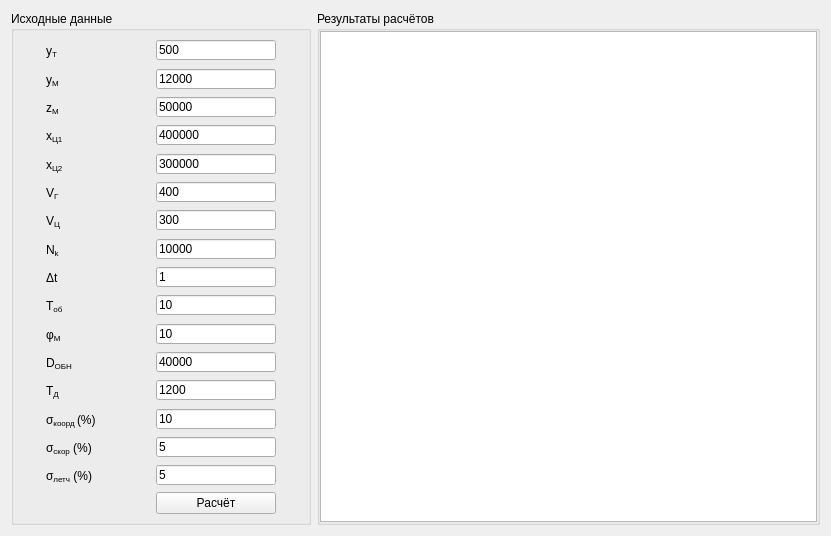
<?xml version="1.0" encoding="UTF-8"?>
<ui version="4.0">
 <class>MainWindow</class>
 <widget class="QMainWindow" name="MainWindow">
  <property name="geometry">
   <rect>
    <x>0</x>
    <y>0</y>
    <width>831</width>
    <height>534</height>
   </rect>
  </property>
  <property name="windowTitle">
   <string>ЗВН УДН</string>
  </property>
  <widget class="QWidget" name="centralWidget">
   <layout class="QHBoxLayout" name="horizontalLayout">
    <item>
     <layout class="QVBoxLayout" name="verticalLayout_2">
      <property name="spacing">
       <number>0</number>
      </property>
      <item>
       <widget class="QGroupBox" name="groupBox">
        <property name="minimumSize">
         <size>
          <width>200</width>
          <height>514</height>
         </size>
        </property>
        <property name="maximumSize">
         <size>
          <width>300</width>
          <height>999</height>
         </size>
        </property>
        <property name="styleSheet">
         <string notr="true">font: 25 italic 12pt &quot;Roboto Lt&quot;;</string>
        </property>
        <property name="title">
         <string>Исходные данные</string>
        </property>
        <property name="flat">
         <bool>false</bool>
        </property>
        <property name="checkable">
         <bool>false</bool>
        </property>
        <layout class="QVBoxLayout" name="verticalLayout">
         <property name="spacing">
          <number>6</number>
         </property>
         <property name="leftMargin">
          <number>0</number>
         </property>
         <property name="topMargin">
          <number>0</number>
         </property>
         <property name="rightMargin">
          <number>0</number>
         </property>
         <property name="bottomMargin">
          <number>0</number>
         </property>
         <item>
          <layout class="QGridLayout" name="gridLayout" rowstretch="0,0,0,0,0,0,0,0,0,0,0,0,0,0,0,0,0">
           <property name="leftMargin">
            <number>8</number>
           </property>
           <property name="topMargin">
            <number>8</number>
           </property>
           <property name="rightMargin">
            <number>8</number>
           </property>
           <property name="bottomMargin">
            <number>8</number>
           </property>
           <property name="spacing">
            <number>6</number>
           </property>
           <item row="11" column="1">
            <widget class="QLineEdit" name="lineEdit_D_OBN">
             <property name="minimumSize">
              <size>
               <width>120</width>
               <height>20</height>
              </size>
             </property>
             <property name="maximumSize">
              <size>
               <width>120</width>
               <height>20</height>
              </size>
             </property>
             <property name="text">
              <string>40000</string>
             </property>
            </widget>
           </item>
           <item row="6" column="0">
            <widget class="QLabel" name="label_23">
             <property name="minimumSize">
              <size>
               <width>60</width>
               <height>24</height>
              </size>
             </property>
             <property name="maximumSize">
              <size>
               <width>80</width>
               <height>24</height>
              </size>
             </property>
             <property name="styleSheet">
              <string notr="true">font: 25 italic 14pt &quot;Roboto Lt&quot;;</string>
             </property>
             <property name="text">
              <string>&lt;html&gt;&lt;head/&gt;&lt;body&gt;&lt;p&gt;V&lt;span style=&quot; vertical-align:sub;&quot;&gt;Ц&lt;/span&gt;&lt;/p&gt;&lt;/body&gt;&lt;/html&gt;</string>
             </property>
            </widget>
           </item>
           <item row="3" column="1">
            <widget class="QLineEdit" name="lineEdit_x_C1">
             <property name="minimumSize">
              <size>
               <width>120</width>
               <height>20</height>
              </size>
             </property>
             <property name="maximumSize">
              <size>
               <width>120</width>
               <height>20</height>
              </size>
             </property>
             <property name="text">
              <string>400000</string>
             </property>
            </widget>
           </item>
           <item row="4" column="1">
            <widget class="QLineEdit" name="lineEdit_x_C2">
             <property name="minimumSize">
              <size>
               <width>120</width>
               <height>20</height>
              </size>
             </property>
             <property name="maximumSize">
              <size>
               <width>120</width>
               <height>20</height>
              </size>
             </property>
             <property name="text">
              <string>300000</string>
             </property>
            </widget>
           </item>
           <item row="13" column="0">
            <widget class="QLabel" name="label_34">
             <property name="minimumSize">
              <size>
               <width>60</width>
               <height>24</height>
              </size>
             </property>
             <property name="maximumSize">
              <size>
               <width>80</width>
               <height>24</height>
              </size>
             </property>
             <property name="styleSheet">
              <string notr="true">font: 25 italic 14pt &quot;Roboto Lt&quot;;</string>
             </property>
             <property name="text">
              <string>&lt;html&gt;&lt;head/&gt;&lt;body&gt;&lt;p&gt;σ&lt;span style=&quot; vertical-align:sub;&quot;&gt;коорд &lt;/span&gt;(%)&lt;/p&gt;&lt;/body&gt;&lt;/html&gt;</string>
             </property>
            </widget>
           </item>
           <item row="7" column="0">
            <widget class="QLabel" name="label_26">
             <property name="minimumSize">
              <size>
               <width>60</width>
               <height>24</height>
              </size>
             </property>
             <property name="maximumSize">
              <size>
               <width>80</width>
               <height>24</height>
              </size>
             </property>
             <property name="styleSheet">
              <string notr="true">font: 25 italic 14pt &quot;Roboto Lt&quot;;</string>
             </property>
             <property name="text">
              <string>&lt;html&gt;&lt;head/&gt;&lt;body&gt;&lt;p&gt;N&lt;span style=&quot; vertical-align:sub;&quot;&gt;k&lt;/span&gt;&lt;/p&gt;&lt;/body&gt;&lt;/html&gt;</string>
             </property>
            </widget>
           </item>
           <item row="8" column="0">
            <widget class="QLabel" name="label_27">
             <property name="minimumSize">
              <size>
               <width>60</width>
               <height>24</height>
              </size>
             </property>
             <property name="maximumSize">
              <size>
               <width>80</width>
               <height>24</height>
              </size>
             </property>
             <property name="styleSheet">
              <string notr="true">font: 25 italic 14pt &quot;Roboto Lt&quot;;</string>
             </property>
             <property name="text">
              <string>&lt;html&gt;&lt;head/&gt;&lt;body&gt;&lt;p&gt;Δt&lt;/p&gt;&lt;/body&gt;&lt;/html&gt;</string>
             </property>
            </widget>
           </item>
           <item row="7" column="1">
            <widget class="QLineEdit" name="lineEdit_N_k">
             <property name="minimumSize">
              <size>
               <width>120</width>
               <height>20</height>
              </size>
             </property>
             <property name="maximumSize">
              <size>
               <width>120</width>
               <height>20</height>
              </size>
             </property>
             <property name="text">
              <string>10000</string>
             </property>
            </widget>
           </item>
           <item row="10" column="0">
            <widget class="QLabel" name="label_29">
             <property name="minimumSize">
              <size>
               <width>60</width>
               <height>24</height>
              </size>
             </property>
             <property name="maximumSize">
              <size>
               <width>80</width>
               <height>24</height>
              </size>
             </property>
             <property name="styleSheet">
              <string notr="true">font: 25 italic 14pt &quot;Roboto Lt&quot;;</string>
             </property>
             <property name="text">
              <string>&lt;html&gt;&lt;head/&gt;&lt;body&gt;&lt;p&gt;φ&lt;span style=&quot; vertical-align:sub;&quot;&gt;М&lt;/span&gt;&lt;/p&gt;&lt;/body&gt;&lt;/html&gt;</string>
             </property>
            </widget>
           </item>
           <item row="9" column="1">
            <widget class="QLineEdit" name="lineEdit_T_ob">
             <property name="minimumSize">
              <size>
               <width>120</width>
               <height>20</height>
              </size>
             </property>
             <property name="maximumSize">
              <size>
               <width>120</width>
               <height>20</height>
              </size>
             </property>
             <property name="text">
              <string>10</string>
             </property>
            </widget>
           </item>
           <item row="9" column="0">
            <widget class="QLabel" name="label_28">
             <property name="minimumSize">
              <size>
               <width>60</width>
               <height>24</height>
              </size>
             </property>
             <property name="maximumSize">
              <size>
               <width>80</width>
               <height>24</height>
              </size>
             </property>
             <property name="styleSheet">
              <string notr="true">font: 25 italic 14pt &quot;Roboto Lt&quot;;</string>
             </property>
             <property name="text">
              <string>&lt;html&gt;&lt;head/&gt;&lt;body&gt;&lt;p&gt;T&lt;span style=&quot; vertical-align:sub;&quot;&gt;об&lt;/span&gt;&lt;/p&gt;&lt;/body&gt;&lt;/html&gt;</string>
             </property>
            </widget>
           </item>
           <item row="11" column="0">
            <widget class="QLabel" name="label_30">
             <property name="minimumSize">
              <size>
               <width>60</width>
               <height>24</height>
              </size>
             </property>
             <property name="maximumSize">
              <size>
               <width>80</width>
               <height>24</height>
              </size>
             </property>
             <property name="styleSheet">
              <string notr="true">font: 25 italic 14pt &quot;Roboto Lt&quot;;</string>
             </property>
             <property name="text">
              <string>&lt;html&gt;&lt;head/&gt;&lt;body&gt;&lt;p&gt;D&lt;span style=&quot; vertical-align:sub;&quot;&gt;ОБН&lt;/span&gt;&lt;/p&gt;&lt;/body&gt;&lt;/html&gt;</string>
             </property>
            </widget>
           </item>
           <item row="8" column="1">
            <widget class="QLineEdit" name="lineEdit_deltaT">
             <property name="minimumSize">
              <size>
               <width>120</width>
               <height>20</height>
              </size>
             </property>
             <property name="maximumSize">
              <size>
               <width>120</width>
               <height>20</height>
              </size>
             </property>
             <property name="text">
              <string>1</string>
             </property>
            </widget>
           </item>
           <item row="12" column="0">
            <widget class="QLabel" name="label_31">
             <property name="minimumSize">
              <size>
               <width>60</width>
               <height>24</height>
              </size>
             </property>
             <property name="maximumSize">
              <size>
               <width>80</width>
               <height>24</height>
              </size>
             </property>
             <property name="styleSheet">
              <string notr="true">font: 25 italic 14pt &quot;Roboto Lt&quot;;</string>
             </property>
             <property name="text">
              <string>&lt;html&gt;&lt;head/&gt;&lt;body&gt;&lt;p&gt;T&lt;span style=&quot; vertical-align:sub;&quot;&gt;Д&lt;/span&gt;&lt;/p&gt;&lt;/body&gt;&lt;/html&gt;</string>
             </property>
            </widget>
           </item>
           <item row="12" column="1">
            <widget class="QLineEdit" name="lineEdit_T_D">
             <property name="minimumSize">
              <size>
               <width>120</width>
               <height>20</height>
              </size>
             </property>
             <property name="maximumSize">
              <size>
               <width>120</width>
               <height>20</height>
              </size>
             </property>
             <property name="text">
              <string>1200</string>
             </property>
            </widget>
           </item>
           <item row="14" column="0">
            <widget class="QLabel" name="label_33">
             <property name="minimumSize">
              <size>
               <width>60</width>
               <height>24</height>
              </size>
             </property>
             <property name="maximumSize">
              <size>
               <width>80</width>
               <height>24</height>
              </size>
             </property>
             <property name="styleSheet">
              <string notr="true">font: 25 italic 14pt &quot;Roboto Lt&quot;;</string>
             </property>
             <property name="text">
              <string>&lt;html&gt;&lt;head/&gt;&lt;body&gt;&lt;p&gt;σ&lt;span style=&quot; vertical-align:sub;&quot;&gt;скор&lt;/span&gt; (%)&lt;/p&gt;&lt;/body&gt;&lt;/html&gt;</string>
             </property>
            </widget>
           </item>
           <item row="5" column="1">
            <widget class="QLineEdit" name="lineEdit_V_G">
             <property name="minimumSize">
              <size>
               <width>120</width>
               <height>20</height>
              </size>
             </property>
             <property name="maximumSize">
              <size>
               <width>120</width>
               <height>20</height>
              </size>
             </property>
             <property name="text">
              <string>400</string>
             </property>
            </widget>
           </item>
           <item row="5" column="0">
            <widget class="QLabel" name="label_25">
             <property name="minimumSize">
              <size>
               <width>60</width>
               <height>24</height>
              </size>
             </property>
             <property name="maximumSize">
              <size>
               <width>80</width>
               <height>24</height>
              </size>
             </property>
             <property name="styleSheet">
              <string notr="true">font: 25 italic 14pt &quot;Roboto Lt&quot;;</string>
             </property>
             <property name="text">
              <string>&lt;html&gt;&lt;head/&gt;&lt;body&gt;&lt;p&gt;V&lt;span style=&quot; vertical-align:sub;&quot;&gt;Г&lt;/span&gt;&lt;/p&gt;&lt;/body&gt;&lt;/html&gt;</string>
             </property>
            </widget>
           </item>
           <item row="6" column="1">
            <widget class="QLineEdit" name="lineEdit_V_C">
             <property name="minimumSize">
              <size>
               <width>120</width>
               <height>20</height>
              </size>
             </property>
             <property name="maximumSize">
              <size>
               <width>120</width>
               <height>20</height>
              </size>
             </property>
             <property name="text">
              <string>300</string>
             </property>
            </widget>
           </item>
           <item row="3" column="0">
            <widget class="QLabel" name="label_7">
             <property name="minimumSize">
              <size>
               <width>60</width>
               <height>24</height>
              </size>
             </property>
             <property name="maximumSize">
              <size>
               <width>80</width>
               <height>24</height>
              </size>
             </property>
             <property name="styleSheet">
              <string notr="true">font: 25 italic 14pt &quot;Roboto Lt&quot;;</string>
             </property>
             <property name="text">
              <string>&lt;html&gt;&lt;head/&gt;&lt;body&gt;&lt;p&gt;x&lt;span style=&quot; vertical-align:sub;&quot;&gt;Ц1&lt;/span&gt;&lt;/p&gt;&lt;/body&gt;&lt;/html&gt;</string>
             </property>
            </widget>
           </item>
           <item row="10" column="1">
            <widget class="QLineEdit" name="lineEdit_phi_M">
             <property name="minimumSize">
              <size>
               <width>120</width>
               <height>20</height>
              </size>
             </property>
             <property name="maximumSize">
              <size>
               <width>120</width>
               <height>20</height>
              </size>
             </property>
             <property name="text">
              <string>10</string>
             </property>
            </widget>
           </item>
           <item row="0" column="0">
            <widget class="QLabel" name="label_3">
             <property name="minimumSize">
              <size>
               <width>60</width>
               <height>24</height>
              </size>
             </property>
             <property name="maximumSize">
              <size>
               <width>80</width>
               <height>24</height>
              </size>
             </property>
             <property name="styleSheet">
              <string notr="true">font: 25 italic 14pt &quot;Roboto Lt&quot;;</string>
             </property>
             <property name="text">
              <string>&lt;html&gt;&lt;head/&gt;&lt;body&gt;&lt;p&gt;y&lt;span style=&quot; vertical-align:sub;&quot;&gt;Т&lt;/span&gt;&lt;/p&gt;&lt;/body&gt;&lt;/html&gt;</string>
             </property>
            </widget>
           </item>
           <item row="1" column="0">
            <widget class="QLabel" name="label_5">
             <property name="minimumSize">
              <size>
               <width>60</width>
               <height>24</height>
              </size>
             </property>
             <property name="maximumSize">
              <size>
               <width>80</width>
               <height>24</height>
              </size>
             </property>
             <property name="styleSheet">
              <string notr="true">font: 25 italic 14pt &quot;Roboto Lt&quot;;</string>
             </property>
             <property name="text">
              <string>&lt;html&gt;&lt;head/&gt;&lt;body&gt;&lt;p&gt;y&lt;span style=&quot; vertical-align:sub;&quot;&gt;М&lt;/span&gt;&lt;/p&gt;&lt;/body&gt;&lt;/html&gt;</string>
             </property>
            </widget>
           </item>
           <item row="2" column="0">
            <widget class="QLabel" name="label_6">
             <property name="minimumSize">
              <size>
               <width>60</width>
               <height>24</height>
              </size>
             </property>
             <property name="maximumSize">
              <size>
               <width>80</width>
               <height>24</height>
              </size>
             </property>
             <property name="styleSheet">
              <string notr="true">font: 25 italic 14pt &quot;Roboto Lt&quot;;</string>
             </property>
             <property name="text">
              <string>&lt;html&gt;&lt;head/&gt;&lt;body&gt;&lt;p&gt;z&lt;span style=&quot; vertical-align:sub;&quot;&gt;М&lt;/span&gt;&lt;/p&gt;&lt;/body&gt;&lt;/html&gt;</string>
             </property>
            </widget>
           </item>
           <item row="1" column="1">
            <widget class="QLineEdit" name="lineEdit_y_M">
             <property name="minimumSize">
              <size>
               <width>120</width>
               <height>20</height>
              </size>
             </property>
             <property name="maximumSize">
              <size>
               <width>120</width>
               <height>20</height>
              </size>
             </property>
             <property name="text">
              <string>12000</string>
             </property>
            </widget>
           </item>
           <item row="4" column="0">
            <widget class="QLabel" name="label_8">
             <property name="minimumSize">
              <size>
               <width>60</width>
               <height>24</height>
              </size>
             </property>
             <property name="maximumSize">
              <size>
               <width>80</width>
               <height>24</height>
              </size>
             </property>
             <property name="toolTip">
              <string>Коэффициент используемой площади раскрыва антенны</string>
             </property>
             <property name="styleSheet">
              <string notr="true">font: 25 italic 14pt &quot;Roboto Lt&quot;;</string>
             </property>
             <property name="text">
              <string>&lt;html&gt;&lt;head/&gt;&lt;body&gt;&lt;p&gt;x&lt;span style=&quot; vertical-align:sub;&quot;&gt;Ц2&lt;/span&gt;&lt;/p&gt;&lt;/body&gt;&lt;/html&gt;</string>
             </property>
            </widget>
           </item>
           <item row="2" column="1">
            <widget class="QLineEdit" name="lineEdit_z_M">
             <property name="minimumSize">
              <size>
               <width>120</width>
               <height>20</height>
              </size>
             </property>
             <property name="maximumSize">
              <size>
               <width>120</width>
               <height>20</height>
              </size>
             </property>
             <property name="text">
              <string>50000</string>
             </property>
            </widget>
           </item>
           <item row="0" column="1">
            <widget class="QLineEdit" name="lineEdit_y_T">
             <property name="minimumSize">
              <size>
               <width>120</width>
               <height>20</height>
              </size>
             </property>
             <property name="maximumSize">
              <size>
               <width>120</width>
               <height>20</height>
              </size>
             </property>
             <property name="text">
              <string>500</string>
             </property>
            </widget>
           </item>
           <item row="15" column="0">
            <widget class="QLabel" name="label_32">
             <property name="minimumSize">
              <size>
               <width>60</width>
               <height>24</height>
              </size>
             </property>
             <property name="maximumSize">
              <size>
               <width>80</width>
               <height>24</height>
              </size>
             </property>
             <property name="styleSheet">
              <string notr="true">font: 25 italic 14pt &quot;Roboto Lt&quot;;</string>
             </property>
             <property name="text">
              <string>&lt;html&gt;&lt;head/&gt;&lt;body&gt;&lt;p&gt;σ&lt;span style=&quot; vertical-align:sub;&quot;&gt;летч&lt;/span&gt; (%)&lt;/p&gt;&lt;/body&gt;&lt;/html&gt;</string>
             </property>
            </widget>
           </item>
           <item row="13" column="1">
            <widget class="QLineEdit" name="lineEdit_sigma_coord">
             <property name="minimumSize">
              <size>
               <width>120</width>
               <height>20</height>
              </size>
             </property>
             <property name="maximumSize">
              <size>
               <width>120</width>
               <height>20</height>
              </size>
             </property>
             <property name="text">
              <string>10</string>
             </property>
            </widget>
           </item>
           <item row="14" column="1">
            <widget class="QLineEdit" name="lineEdit_sigma_speed">
             <property name="minimumSize">
              <size>
               <width>120</width>
               <height>20</height>
              </size>
             </property>
             <property name="maximumSize">
              <size>
               <width>120</width>
               <height>20</height>
              </size>
             </property>
             <property name="text">
              <string>5</string>
             </property>
            </widget>
           </item>
           <item row="15" column="1">
            <widget class="QLineEdit" name="lineEdit_sigma_pilot">
             <property name="minimumSize">
              <size>
               <width>120</width>
               <height>20</height>
              </size>
             </property>
             <property name="maximumSize">
              <size>
               <width>120</width>
               <height>20</height>
              </size>
             </property>
             <property name="text">
              <string>5</string>
             </property>
            </widget>
           </item>
           <item row="16" column="1">
            <widget class="QPushButton" name="pushButt_start">
             <property name="text">
              <string>Расчёт</string>
             </property>
            </widget>
           </item>
          </layout>
         </item>
        </layout>
       </widget>
      </item>
     </layout>
    </item>
    <item>
     <layout class="QVBoxLayout" name="verticalLayout_3">
      <property name="spacing">
       <number>0</number>
      </property>
      <item>
       <widget class="QGroupBox" name="groupBox_2">
        <property name="sizePolicy">
         <sizepolicy hsizetype="Preferred" vsizetype="Preferred">
          <horstretch>50</horstretch>
          <verstretch>0</verstretch>
         </sizepolicy>
        </property>
        <property name="minimumSize">
         <size>
          <width>500</width>
          <height>514</height>
         </size>
        </property>
        <property name="maximumSize">
         <size>
          <width>999</width>
          <height>999</height>
         </size>
        </property>
        <property name="styleSheet">
         <string notr="true">font: 25 italic 12pt &quot;Roboto Lt&quot;;</string>
        </property>
        <property name="title">
         <string>Результаты расчётов</string>
        </property>
        <property name="flat">
         <bool>false</bool>
        </property>
        <property name="checkable">
         <bool>false</bool>
        </property>
        <layout class="QVBoxLayout" name="verticalLayout_4">
         <property name="spacing">
          <number>6</number>
         </property>
         <property name="leftMargin">
          <number>0</number>
         </property>
         <property name="topMargin">
          <number>0</number>
         </property>
         <property name="rightMargin">
          <number>0</number>
         </property>
         <property name="bottomMargin">
          <number>0</number>
         </property>
         <item>
          <widget class="QTextBrowser" name="textBrowser"/>
         </item>
        </layout>
       </widget>
      </item>
     </layout>
    </item>
   </layout>
  </widget>
 </widget>
 <layoutdefault spacing="6" margin="11"/>
 <resources/>
 <connections/>
</ui>
